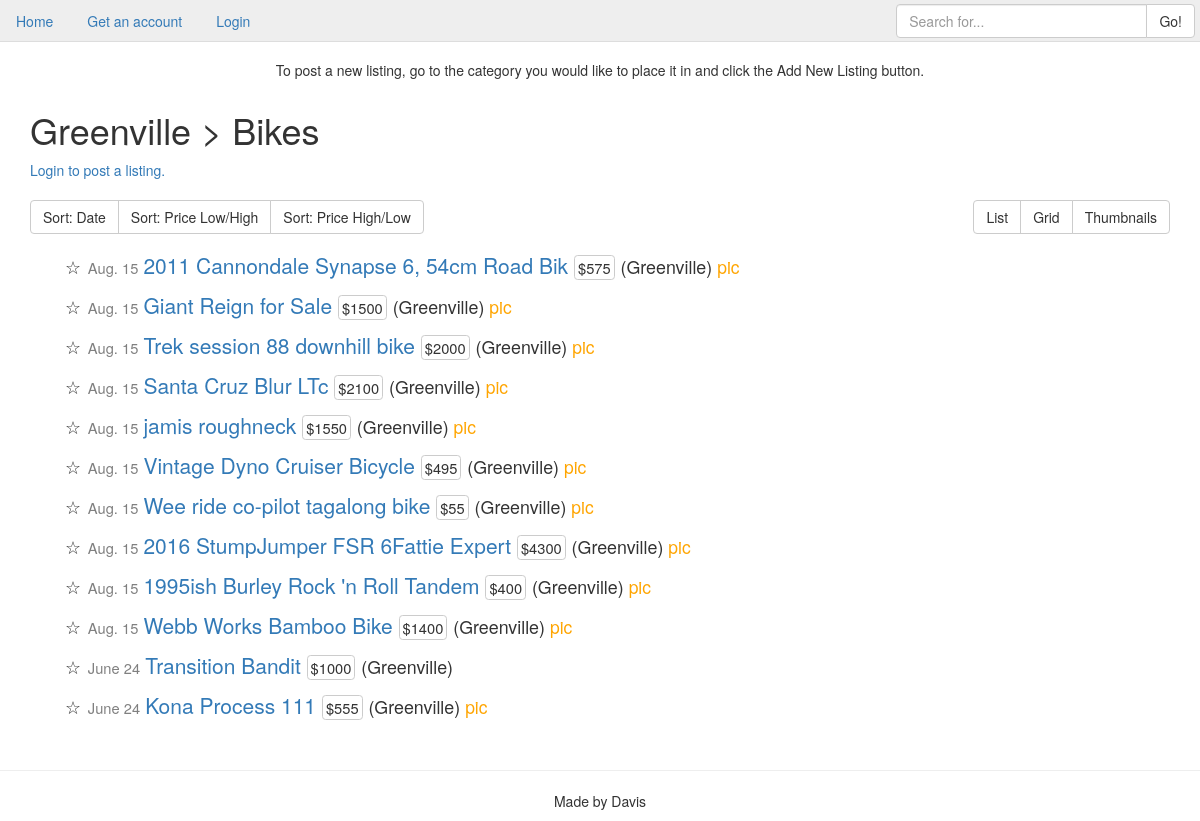
The app's page /city/1/6/ with its own data.
### cl_app/models.py (models this page shows, shortened)
class City(models.Model):
    city = models.CharField(max_length=20)
    def __str__(self):
        return self.city

class ListingType(models.Model):
    name = models.CharField(max_length=20)
    parent = models.ForeignKey("self", null=True, blank=True, related_name='subcat')
    def __str__(self):
        return self.name

class Listing(models.Model):
    user = models.ForeignKey('auth.User')
    listing_city = models.ForeignKey(City)
    category = models.ForeignKey(ListingType)
    title = models.CharField(max_length=40)
    price = models.IntegerField()
    description = models.TextField()
    photo = models.ImageField(upload_to="listing_photos", null=True, blank=True, verbose_name="Listing Photo")
    created = models.DateTimeField(auto_now_add=True)
    class Meta:
        ordering = ['-created']
    @property
    def photo_url(self):
        if self.photo:
            return self.photo.url
        return "/media/listing_photos/classifieds-default.jpg"

### cl_app/views.py (the view)
# urls.py: url(r'^city/(?P<citypk>\d+)/(?P<categorypk>\d+)/$', CityCategoryListView.as_view(), name='city_category_list_view'),
class CityCategoryListView(ListView):
    model = Listing
    def get_queryset(self, **kwargs):
        city_id = self.kwargs.get('citypk')
        category_id = self.kwargs.get('categorypk')
        sort = self.request.GET.get('sort')
        if sort:
            return Listing.objects.filter(listing_city=city_id).filter(category=category_id).order_by(sort)
        else:
            return Listing.objects.filter(listing_city=city_id).filter(category=category_id)
    def get_context_data(self, **kwargs):
        city_id = self.kwargs.get('citypk')
        category_id = self.kwargs.get('categorypk')
        context = super().get_context_data(**kwargs)
        context['city'] = City.objects.get(id=city_id)
        context['category'] = ListingType.objects.get(id=category_id)
        context['category_id'] = category_id
        context['city_id'] = city_id
        return context

### templates/cl_app/listing_list.html (shortened to what this page needs)
{% extends "base.html" %}
{% load staticfiles %}
{% block body %}
    <h1>
        {% if city %}
            {{ city }} >
        {% else %}
            All Cities >
        {% endif %}
        {% if category %}
            {{ category }}
        {% else %}
            All item's
        {% endif %}
    </h1>
    {% if user.is_authenticated %}
    {% if category %}
    <a class="btn btn-success"href="{% url 'listing_create_view' category.pk %}">Add New Listing</a>
    {% endif %}
    {% else %}
    <a href="{% url 'login' %}">Login to post a listing.</a>
    {% endif %}
    <br>
    <br>
    {% if not search %}
    <div class="btn-group pull-left" role="group">
        <a href="{% url 'city_category_list_view' city_id category_id %}?sort=-created"  class="btn btn-default">Sort: Date</a>
        <a href="{% url 'city_category_list_view' city_id category_id %}?sort=price"  class="btn btn-default">Sort: Price Low/High</a>
        <a href="{% url 'city_category_list_view' city_id category_id %}?sort=-price"  class="btn btn-default">Sort: Price High/Low</a>
    </div>
    {% endif %}
    <div class="btn-group pull-right" role="group">
        <a href="#" id="listb" class="btn btn-default">List</a>
        <a href="#" id="gridb" class="btn btn-default">Grid</a>
        <a href="#" id="thumbb" class="btn btn-default">Thumbnails</a>
    </div>
    <br>
    <br>
    <div class="row" id="list">
        {% for item in object_list %}
        <div class="item listing-list">
            <p><small>&#9734;</small>
                <span class="time">{{ item.created|date:"N d" }} </span>
                <a href="{% url 'listing_detail_view' item.pk %}">{{ item.title }} </a>
                <span class="price">${{ item.price }}</span>
                <small>({{ item.listing_city }}) </small>
                {% if item.photo %}
                <span class="pic">pic</span>
                {% endif %}
            </p>
        </div>
        {% empty %}
            <h4>Sorry, no items in this list.</h4>
        {% endfor %}
    </div>
    <br>
</div>
{% endblock %}

### cl_app/static/cl_app/css/main.css (style rules this page uses)
body { margin-top: 60px; }
.price { font-size: .7em; border: 1px solid #ccc; -webkit-border-radius: .25em; -moz-border-radius: .25em; border-radius: .25em; padding: 1px 3px; }
span.pic { color: orange; font-size: smaller; }
.time { font-size: 0.7em; line-height: 1em; padding: 1px; color: gray; vertical-align: middle; }
.listing-list { margin-left: 50px; margin-top: 10px; font-size: 1.5em; }

### records on screen
City: city "Greenville"
ListingType: name "Bikes"
Listing: created "Aug. 15", title "2011 Cannondale Synapse 6, 54cm Road Bik", price "575", listing_city "Greenville", shows "pic"
Listing: created "Aug. 15", title "Giant Reign for Sale", price "1500", listing_city "Greenville", shows "pic"
Listing: created "Aug. 15", title "Trek session 88 downhill bike", price "2000", listing_city "Greenville", shows "pic"
Listing: created "Aug. 15", title "Santa Cruz Blur LTc", price "2100", listing_city "Greenville", shows "pic"
Listing: created "Aug. 15", title "jamis roughneck", price "1550", listing_city "Greenville", shows "pic"
Listing: created "Aug. 15", title "Vintage Dyno Cruiser Bicycle", price "495", listing_city "Greenville", shows "pic"
Listing: created "Aug. 15", title "Wee ride co-pilot tagalong bike", price "55", listing_city "Greenville", shows "pic"
Listing: created "Aug. 15", title "2016 StumpJumper FSR 6Fattie Expert", price "4300", listing_city "Greenville", shows "pic"
Listing: created "Aug. 15", title "1995ish Burley Rock 'n Roll Tandem", price "400", listing_city "Greenville", shows "pic"
Listing: created "Aug. 15", title "Webb Works Bamboo Bike", price "1400", listing_city "Greenville", shows "pic"
Listing: created "June 24", title "Transition Bandit", price "1000", listing_city "Greenville"
Listing: created "June 24", title "Kona Process 111", price "555", listing_city "Greenville", shows "pic"
